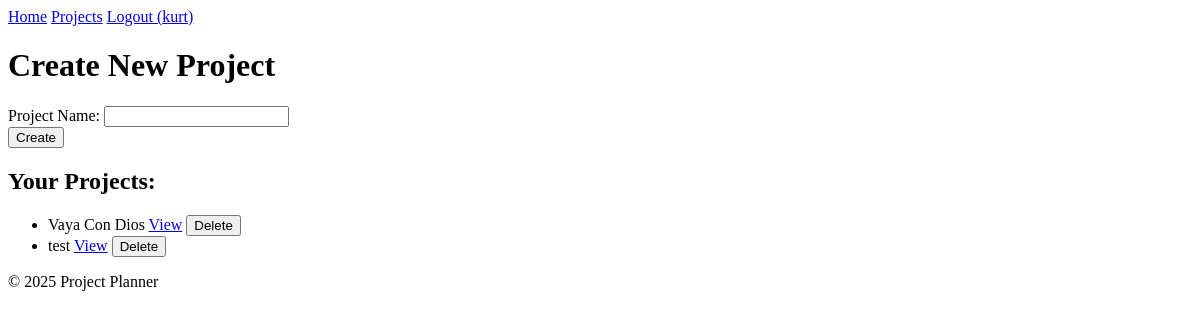
The page /projects (signed in) on the database its author committed.
### app/models.py (models this page shows, shortened)
class User(db.Model, UserMixin):
    id = db.Column(db.Integer, primary_key=True)
    username = db.Column(db.String(80), unique=True, nullable=False)
    password_hash = db.Column(db.String(128), nullable=False, default='')  # Default empty string, set by set_password
    projects = db.relationship('Project', backref='user', lazy=True, cascade="all, delete-orphan")
    def set_password(self, password):
        self.password_hash = generate_password_hash(password)

class Project(db.Model):
    id = db.Column(db.Integer, primary_key=True)
    name = db.Column(db.String(120), nullable=False)
    description = db.Column(db.Text, nullable=True)  # Optional: for project details
    user_id = db.Column(db.Integer, db.ForeignKey('user.id'), nullable=False)
    tasks = db.relationship('Task', backref='project', lazy=True, cascade="all, delete-orphan")

### app/routes.py (the view, shortened to what this page needs)
@bp.route('/projects', methods=['GET', 'POST'])
@login_required
def projects():
    user_projects = Project.query.filter_by(user=current_user).order_by(Project.name).all()
    return render_template('projects.html', projects=user_projects)

### app/templates/projects.html (shortened to what this page needs)
<!DOCTYPE html>
<html lang="en">
<head>
    <link rel="stylesheet" href="{{ url_for('static', filename='css/style.css') }}">
</head>
<body>
    <header>
        <nav>
            <a href="{{ url_for('main.index') }}">Home</a>
            <a href="{{ url_for('main.projects') }}">Projects</a>
            {% if current_user.is_authenticated %}
                <a href="{{ url_for('main.logout') }}">Logout ({{ current_user.username }})</a>
            {% else %}
                <a href="{{ url_for('main.register') }}">Register</a>
                <a href="{{ url_for('main.login') }}">Login</a>
            {% endif %}
        </nav>
    </header>
    <h1>Create New Project</h1>
    <form method="POST" action="{{ url_for('main.projects') }}">
        <div>
            <label for="project_name">Project Name:</label>
            <input type="text" id="project_name" name="project_name" required>
        </div>
        <button type="submit">Create</button>
    </form>
    <h2>Your Projects:</h2>
    <ul id="project-list">
        {% if projects %}
        {% for project in projects %}
            <li id="project-{{ project.id }}">
                {{ project.name }}
                <a href="{{ url_for('main.view_project', project_id=project.id) }}">View</a>
                <form action="{{ url_for('main.delete_project', project_id=project.id) }}" method="POST" style="display:inline;" onsubmit="return confirm('Are you sure you want to delete this project and all its tasks?');">
                    <button type="submit">Delete</button>
                </form>
            </li>
        {% endfor %}
        {% else %}
            <li>No projects yet. Add one above!</li>
        {% endif %}
    </ul>
    <footer>
        <p>© 2025 Project Planner</p>
    </footer>
</body>
</html>

### rows shown on the page
User: username "kurt"
Project: name "Vaya Con Dios"
Project: name "test"
